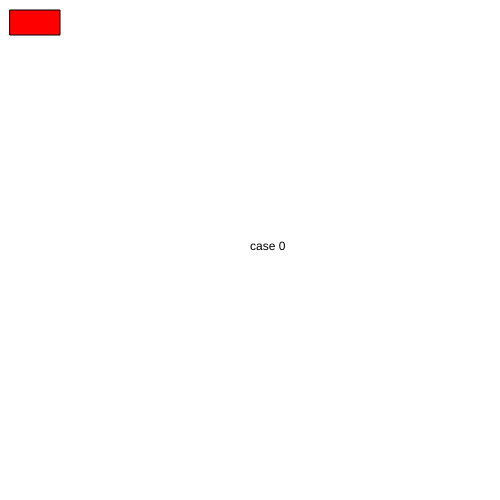
Frame 1 (no input)
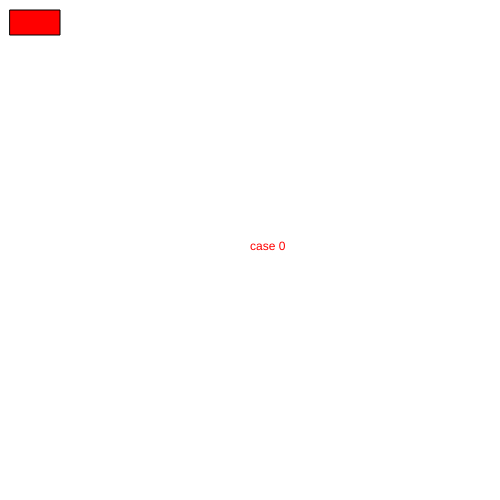
Frame 60 (no input)
Frame 120 (the mouse pressed at the canvas centre since frame 60): identical to frame 60, image omitted

The p5.js sketch that drew these frames (run headless with seeded random() and noise() and a simulated clock; from frame 60 on, the mouse is pressed at the canvas centre):

// p5.js sketch
// ── sketch.js
let myState = 0;

function setup() {
  createCanvas(500, 500);

}

function draw() {

  switch (myState) {
    case 0:
      background('white');
      text("case 0", 250, 250);
      break;

    case 1:
      background('grey');
      text("case 1", 250, 250);
      break;

    case 2:
      background('pink');
      text("case 2", 250, 250);
      break;

  }

  fill('red');
  rect(10, 10, 50, 25);
}

function mouseReleased() {
  if ((mouseX > 10) && (mouseX < 60) && (mouseY > 10) && (mouseY < 35)) {
      myState++;
      if (myState > 2) {
        myState = 0;
      }
    }
}
